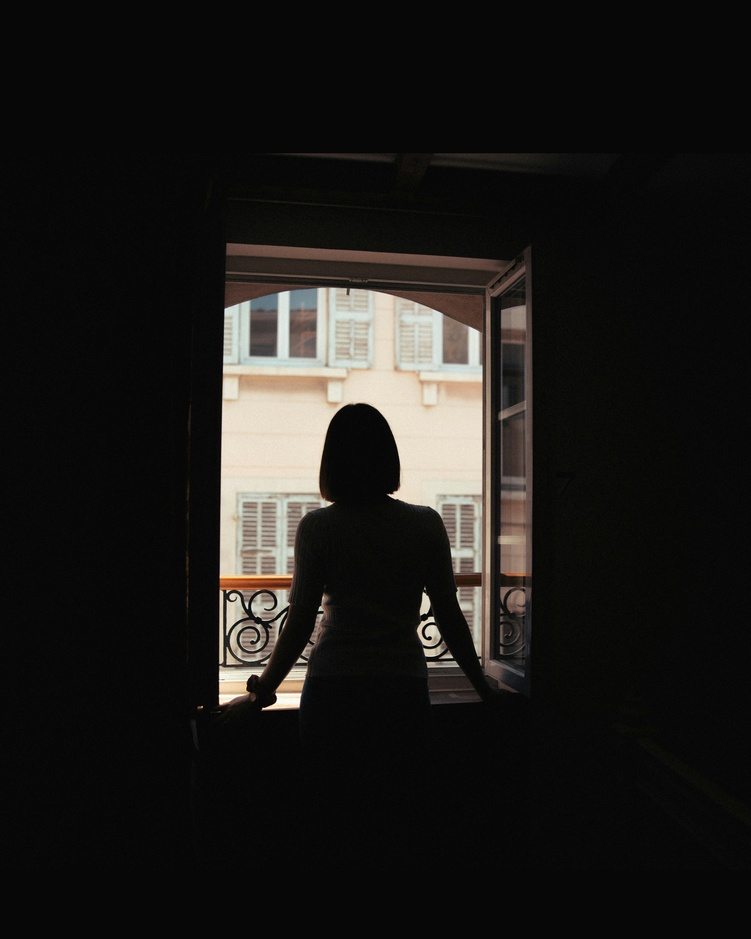
#> input picture images/looking_out.jpg, 751 x 939 px, shrunk from 4693 x 5867 before the run
$ jupyter execute Q4_Otsu_Thresholding.ipynb   (shell and % lines are left out)
#> lines starting #> are read from the running program, lines starting #| are printed output that depends on the picture; after the words box and inside, x2 and y2 are one past the last pixel; in counts of white or black regions, pixels touching at a corner belong together
[cell 1]
import cv2
import numpy as np
import matplotlib.pyplot as plt
import os

# Ensure plots are displayed inline

[cell 2]
img_path = '../images/looking_out.jpg'
img_bgr = cv2.imread(img_path)
#> img_bgr is the input picture: shape (939, 751, 3); mean B, G, R 25.1, 27.4, 29

if img_bgr is None:
    print(f"Error: Could not load image from {img_path}")
else:
    img_gray = cv2.cvtColor(img_bgr, cv2.COLOR_BGR2GRAY)
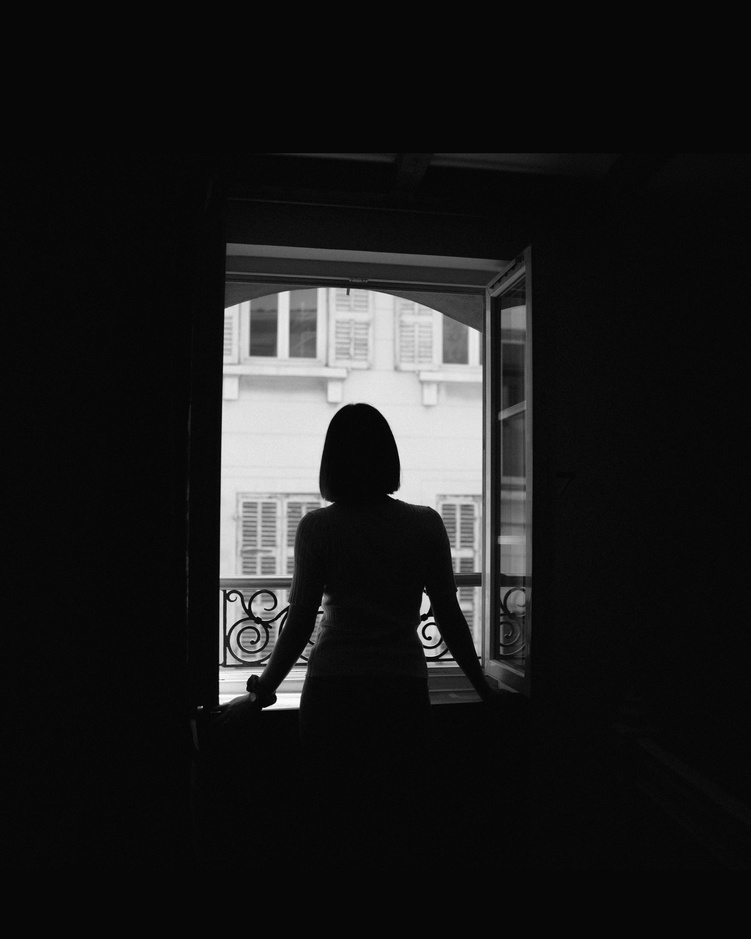
#> img_gray: shape (939, 751); min 0, max 254, mean 27.6
    # Otsu's Thresholding
    ret, mask = cv2.threshold(img_gray, 0, 255, cv2.THRESH_BINARY_INV + cv2.THRESH_OTSU)
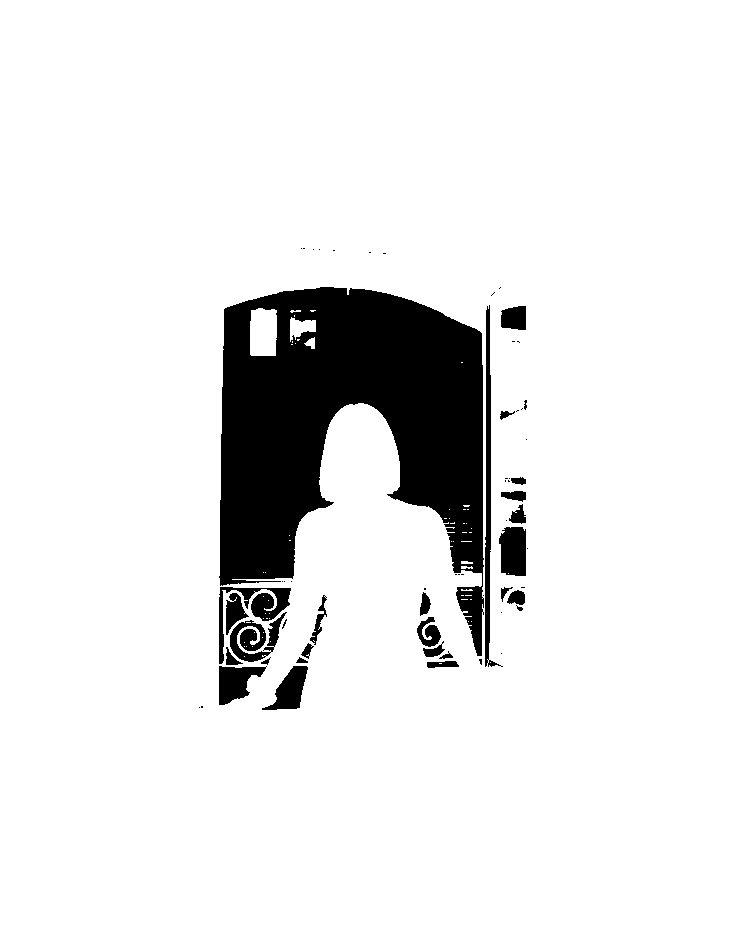
#> mask: shape (939, 751); 90.7% white; 62 black regions (35 under 20 px), largest, box (x1, y1, x2, y2) and area: (219, 287, 484, 656) 54243, (485, 305, 503, 667) 1746, (219, 587, 291, 664) 1398
#> ret = 101
    print(f"Otsu's calculated threshold value: {ret}") # [cite: 22]
#| Otsu's calculated threshold value: 101.0
    # Masked Histogram Equalization [cite: 23] ---
    img_equalized_foreground = img_gray.copy()
    # A. Extract only the foreground pixels (where mask is white)
    foreground_pixels = img_gray[mask == 255]
    # B. Calculate Histogram of ONLY the foreground
    hist, _ = np.histogram(foreground_pixels, 256, [0, 256])
#> hist = 256 values, max 272135 at index 7, min 0 at index 102, mean 2499.2
    # C. Calculate CDF
    cdf = hist.cumsum()
#> cdf = 256 values from 9 to 639783
    cdf_m = np.ma.masked_equal(cdf, 0) # Mask zeros
    # Normalize CDF to [0, 255]
    cdf_m = (cdf_m - cdf_m.min()) * 255 / (cdf_m.max() - cdf_m.min())
    cdf_final = np.ma.filled(cdf_m, 0).astype('uint8')
#> cdf_final = 256 values from 0 to 255
    # D. Map the foreground pixels to new values
    equalized_pixels = cdf_final[foreground_pixels]
    # E. Put them back into the image
    img_equalized_foreground[mask == 255] = equalized_pixels
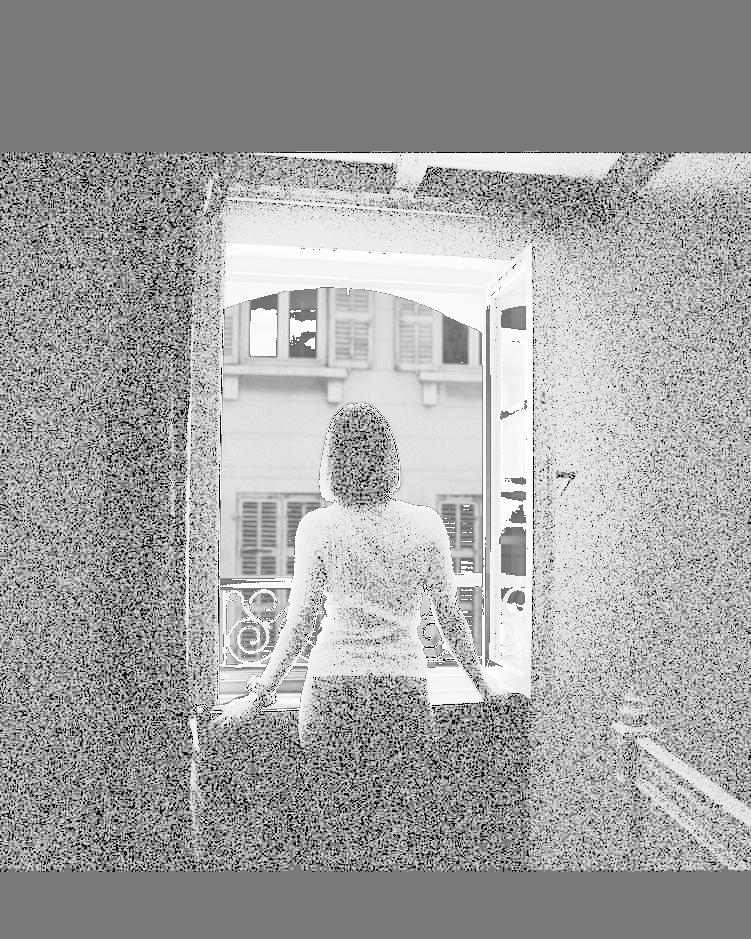
#> img_equalized_foreground: shape (939, 751); min 0, max 255, mean 161.7

    # Visualization
    plt.figure(figsize=(15, 10))

    # Original Grayscale
    plt.subplot(1, 3, 1)
    plt.imshow(img_gray, cmap='gray')
    plt.title('Original Grayscale')
    plt.axis('off')

    # Binary Mask (The Foreground)
    plt.subplot(1, 3, 2)
    plt.imshow(mask, cmap='gray')
    plt.title(f'Otsu Mask (Threshold={ret})')
    plt.axis('off')

    # Result: Equalized Foreground + Original Background
    plt.subplot(1, 3, 3)
    plt.imshow(img_equalized_foreground, cmap='gray')
    plt.title('Foreground Equalized')
    plt.axis('off')

    plt.tight_layout()
    plt.show()
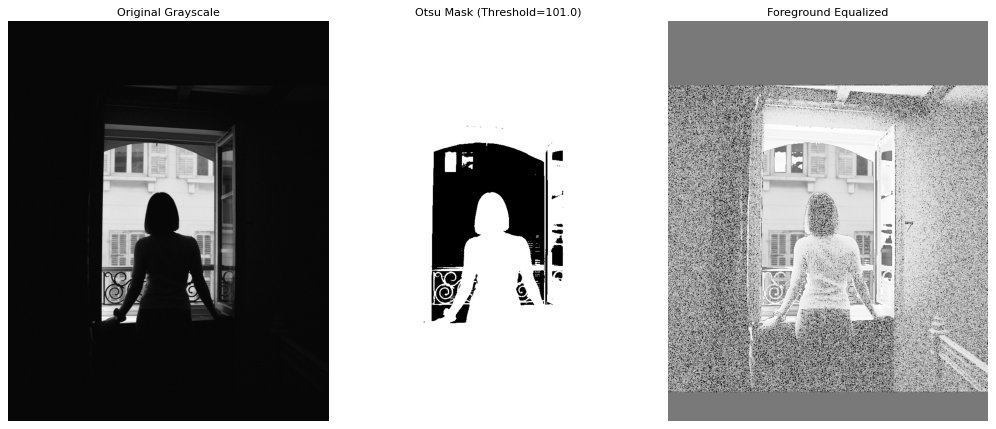
#> figure drawn by matplotlib, 3 panels

    # Save Output
    output_dir = '../images/outputs'
    if not os.path.exists(output_dir):
        os.makedirs(output_dir)

    cv2.imwrite(os.path.join(output_dir, 'q4_otsu_mask.jpg'), mask)
    cv2.imwrite(os.path.join(output_dir, 'q4_foreground_equalized.jpg'), img_equalized_foreground)
    print("Images saved.")
